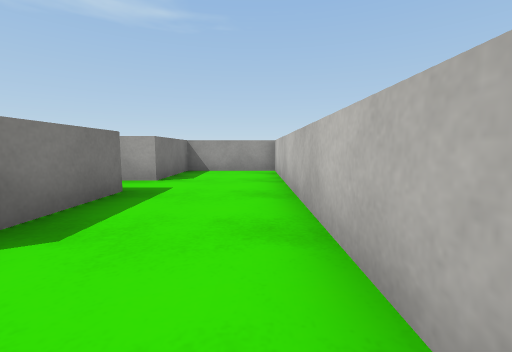
view 1 (above)

22 first-person views from a walk through a Unity game level. The camera is 0.64 m above the floor, tilts 6° down and sees 90° across. The floor is counted in squares, 1 m on a side. Each view is taken from the middle of a square. On the plan, view 1 faces up. The plan holds only what a view shows up to about 9 squares ahead; the rest is blank. The place goes on beyond the plan. Surface patterns are stand-ins for the level's own textures.

view 2
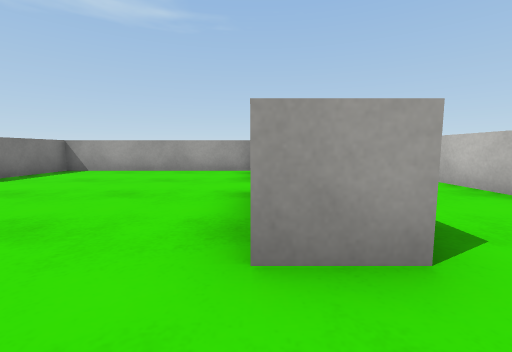

view 3
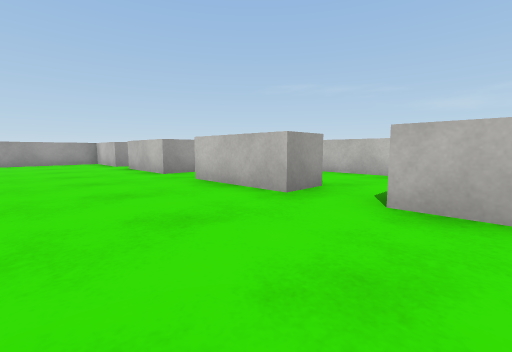

view 4
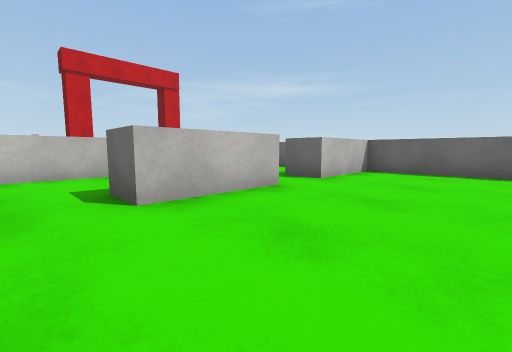

view 5
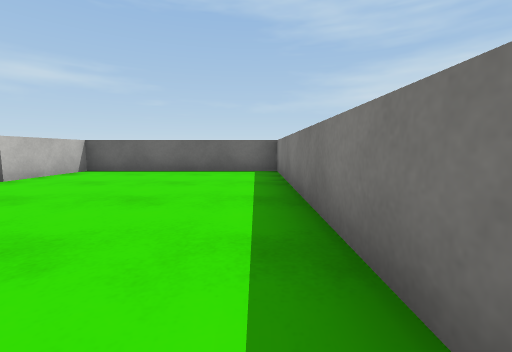

view 6
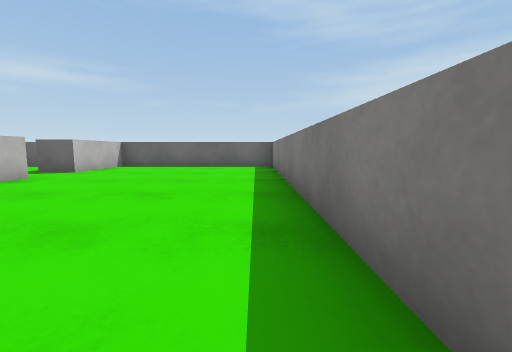

view 7
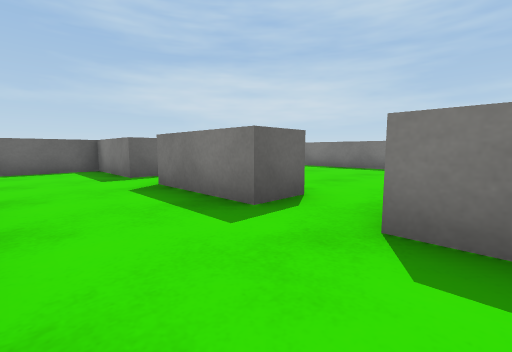

view 8
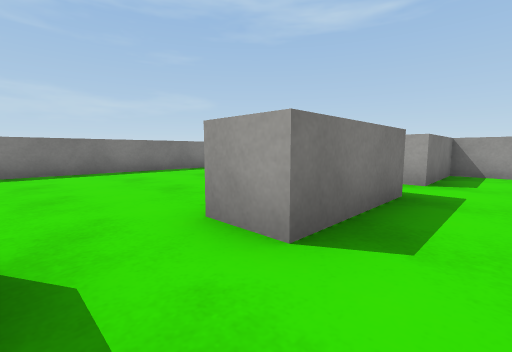

view 9
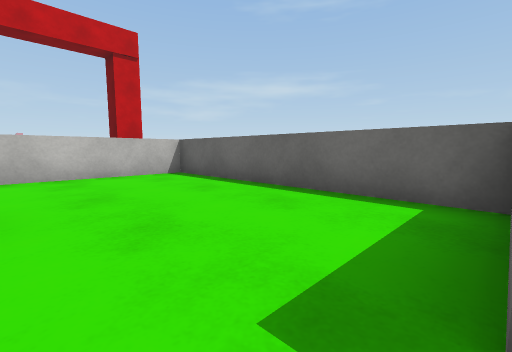

view 10
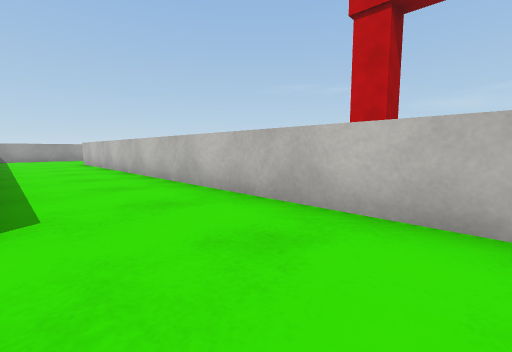

view 11
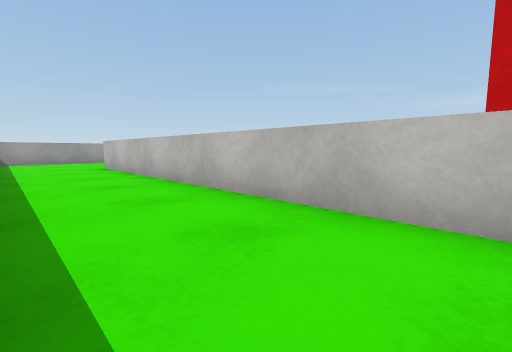

view 12
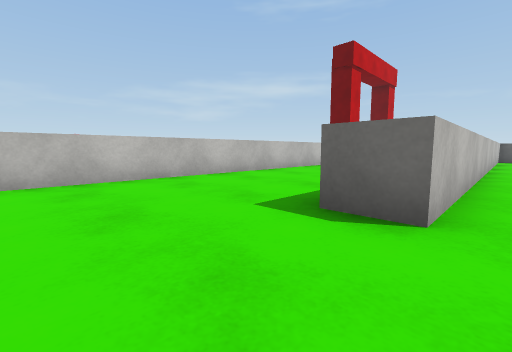

view 13
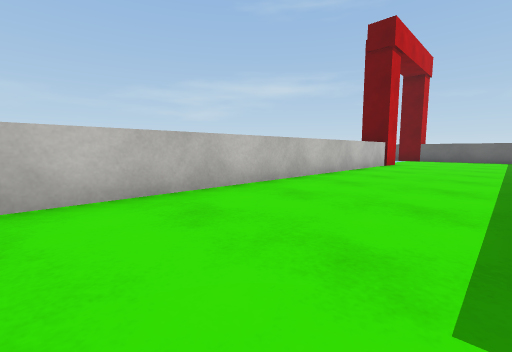

view 14
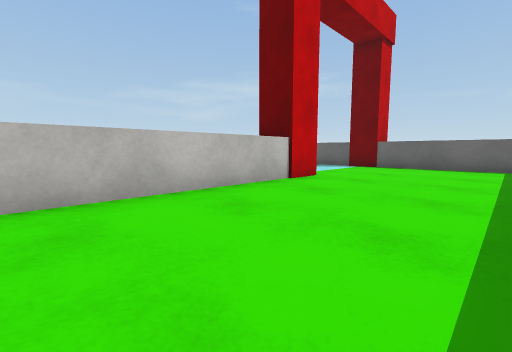

view 15
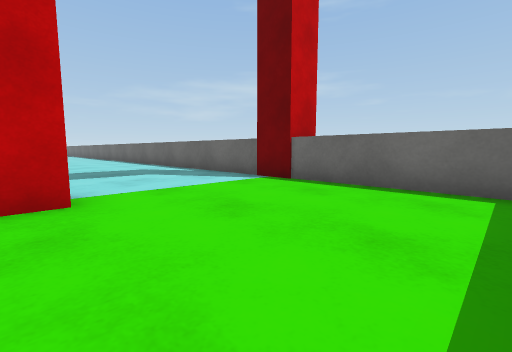

view 16
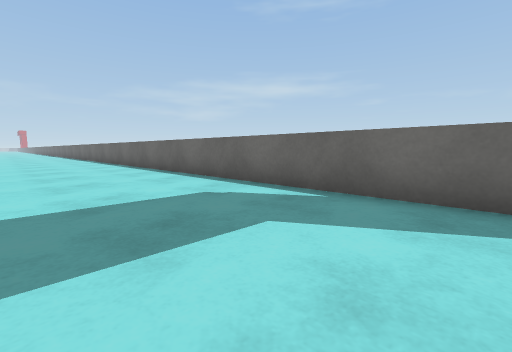

view 17
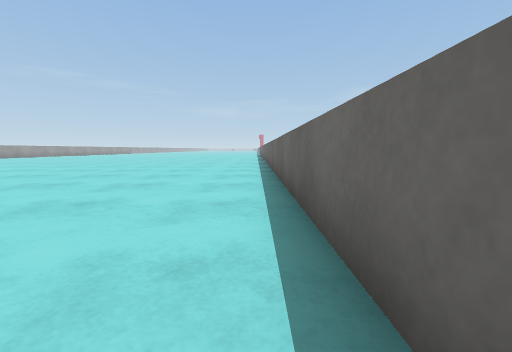

view 18
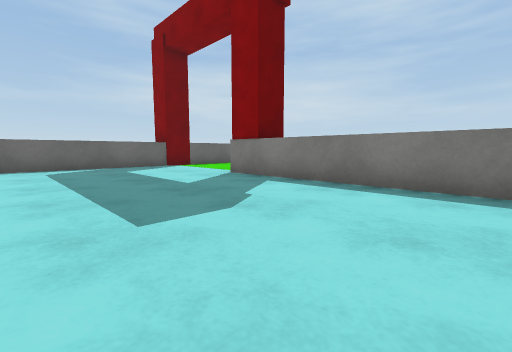

view 19
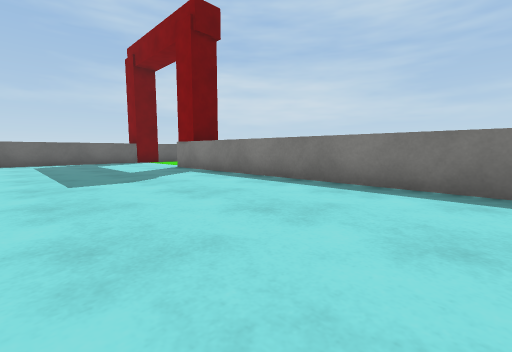

view 20
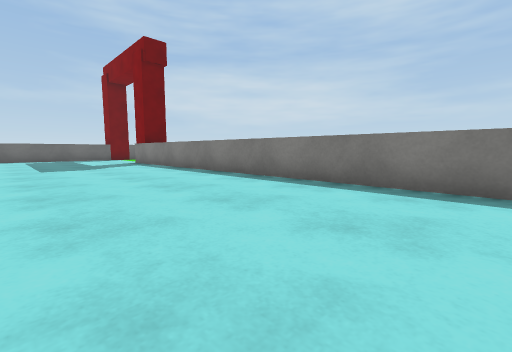

view 21
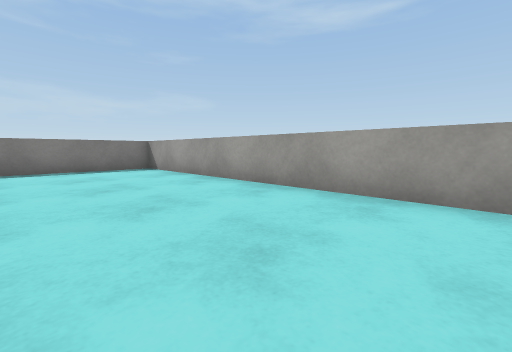

view 22
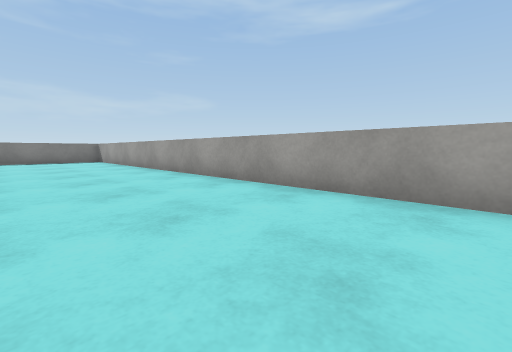

### Floor plan
Points are (right, up) in squares from view 1. A wall is a line through its corners. A room is listed if a view was taken in it or the views show most of it. See-through windows are left out.
Room 1 (views 1, 2, 3, 4, 5, 6, 7, 8, 9, 10)
walls: (0.6, 0.5) (0.6, 7.5) (-2.1, 7.5); (0.6, -4.9) (0.6, -1.1); (-8.6, -1.5) (-8.6, -9.1); (-8.6, 5.1) (-8.6, -0.1); (-8.6, -9.5) (-8.6, -10); (-3.1, 7.5) (-8.6, 7.5) (-8.6, 5.5); (-8.8, -10.5) (4.5, -10.5) (4.5, -7.5)
ways out: opening at (3, -6.7) to room 2
objects: block (-3, -10) to (-2, -8); block (-3, -6) to (-2, -4); block (-3, -2) to (-2, -1); block (-3, 2) to (-2, 3); block (-3, 6) to (-2, 7)
Room 2 (views 11, 12, 13, 14, 15, 16, 17, 18, 19, 20, 21, 22)
walls: (9.5, -6.6) (9.5, 6.1); (4.5, -7.5) (4.5, 3.6) (5.5, 3.6); (5.9, -10.5) (23.6, -10.5); (25.1, 7.5) (10.5, 7.5) (10.5, -6.5)
ways out: opening at (3, -6.7) to room 1

Positions as (right, up) in squares from view 1, and headings:
1: (0, 0), facing up
2: (-3, 0), facing up
3: (-6, -5), facing up-right
4: (-6, -3), facing down-right
5: (-8, -3), facing down
6: (-8, -1), facing down
7: (0, -2), facing down-left
8: (-1, 0), facing up-left
9: (-2, -7), facing down-right
10: (2, -9), facing up-right
11: (2, -6), facing up-right
12: (4, 6), facing down-right
13: (6, 5), facing down-right
14: (6, -1), facing down-right
15: (6, -6), facing down-right
16: (11, -7), facing down-right
17: (15, -10), facing right
18: (15, -1), facing down-left
19: (15, 2), facing down-left
20: (15, 6), facing down-left
21: (19, 4), facing up-left
22: (25, 4), facing up-left
